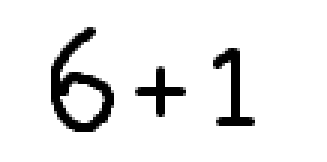
#> input picture test_images/math_img.png, 109 x 54 px (shown 3 times larger)
$ jupyter execute --allow-errors ml_flow.ipynb
#> lines starting #> are read from the running program, lines starting #| are printed output that depends on the picture; after the words box and inside, x2 and y2 are one past the last pixel; in counts of white or black regions, pixels touching at a corner belong together
[cell 1]
import os
import numpy as np
from keras.preprocessing.image import load_img, img_to_array
from sklearn.model_selection import train_test_split
from sklearn.ensemble import RandomForestClassifier
from sklearn.metrics import accuracy_score, classification_report, confusion_matrix, ConfusionMatrixDisplay
from skimage.feature import hog
from sympy import sympify
import cv2
import matplotlib.pyplot as plt
import joblib

[cell 2]
data_dir = "data"
img_size = 45

# Collect labels
#> (the rest of this cell did not finish here and is left out)

#> (a cell that did not finish here is left out)

[cell 4]
rf_hog = RandomForestClassifier(
    n_estimators=200,
    random_state=42,
    n_jobs=-1
)
#> (the rest of this cell did not finish here and is left out)

[cell 5]
# [4 lines of commented-out code are left out]


fig, ax = plt.subplots(figsize=(15, 15))  # adjust as needed
#> (the rest of this cell did not finish here and is left out)

[cell 6]
joblib.dump(rf_hog, "models/rf_hog.pkl")

#> (a cell that did not finish here is left out)

[cell 8]
#rf_hog = joblib.load("models/rf_hog.pkl")

#y_pred = rf_hog.predict(X_test_hog)
#print("Loaded model accuracy:", accuracy_score(y_test, y_pred))

[cell 9]
def segment_expression(img_path, img_size=45, show_steps=False):
#> called with img_path = 'test_images/math_img.png', img_size = 45, show_steps = False
    img = cv2.imread(img_path, cv2.IMREAD_GRAYSCALE)
#> img is the input picture: shape (54, 109); min 0, max 255, mean 234.1

    # Threshold (invert so text is white)
    _, thresh = cv2.threshold(img, 128, 255, cv2.THRESH_BINARY_INV)
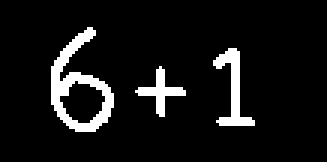
#> thresh: shape (54, 109) (shown 3 times larger); 8.1% white; 3 white regions, box (x1, y1, x2, y2) and area: (17, 9, 38, 44) 262, (71, 16, 85, 42) 128, (45, 22, 62, 39) 87

    kernel = np.ones((2,2), np.uint8)
    proc = cv2.dilate(thresh, kernel, iterations=1)
#> proc: shape (54, 109); 11.2% white; 3 white regions

    # Find contours
    contours, _ = cv2.findContours(proc, cv2.RETR_EXTERNAL, cv2.CHAIN_APPROX_SIMPLE)
#> contours = 3 contours; box (x1, y1, x2, y2) and area: (17, 9, 39, 45) 424, (71, 16, 86, 43) 135, (45, 22, 63, 40) 92

    symbol_imgs = []
    bounding_boxes = []

    for cnt in contours:
        x, y, w, h = cv2.boundingRect(cnt)

        # Skip very small contours
        if w < 2 or h < 2:
            continue

        roi = thresh[y:y+h, x:x+w]

        # Add padding to make square
        side = max(w, h)
        square = np.zeros((side, side), dtype=np.uint8)
        square[(side-h)//2:(side-h)//2+h, (side-w)//2:(side-w)//2+w] = roi

        # Resize to 45x45
        roi_resized = cv2.resize(square, (img_size, img_size), interpolation=cv2.INTER_AREA)

        # Normalize
        roi_resized = roi_resized.astype("float32") / 255.0
        roi_resized = np.expand_dims(roi_resized, axis=-1)

        symbol_imgs.append(roi_resized)
        bounding_boxes.append((x, y, w, h))
#> this loop made 3 passes
#> (x, y, w, h, side) on passes 1 to 3: (45, 22, 18, 18, 18), (71, 16, 15, 27, 27), (17, 9, 22, 36, 36)
#> square: shape (36, 36); 20.2% white; 1 white region, box (x1, y1, x2, y2) and area: (7, 0, 28, 35) 262
#> after the loop, bounding_boxes = [(45, 22, 18, 18), (71, 16, 15, 27), (17, 9, 22, 36)]; symbol_imgs = 3 items

    # Sort symbols left-to-right
    sorted_symbols = [s for _, s in sorted(zip(bounding_boxes, symbol_imgs), key=lambda b: b[0][0])]
#> sorted_symbols = 3 items
#| Segment shape: (45, 45, 1)
#| HOG length: 10976

    if show_steps:
        plt.imshow(thresh, cmap="gray")
        plt.title("Thresholded image")
        plt.show()

        for i, s in enumerate(sorted_symbols):
            plt.subplot(1, len(sorted_symbols), i+1)
            plt.imshow(s.squeeze(), cmap="gray")
            plt.axis("off")
        plt.show()

    return sorted_symbols

[cell 10]
def classify_expression(img_path):
#> called with img_path = 'test_images/math_img.png'
    symbols = segment_expression(img_path, img_size=45, show_steps=True)
#> the loop in segment_expression (call 2), `for cnt in contours:` made 3 passes
#> the loop in segment_expression (call 2), `for i, s in enumerate(sorted_symbols):` made 3 passes
#> symbols = 3 items
    predicted_chars = [predict_symbol_rf_hog(s) for s in symbols]
    return "".join(predicted_chars)

[cell 11]
# Predicting with hog instead of just RF
def predict_symbol_rf_hog(img):
    img = img.squeeze()
    hog_feat, hog_image = hog(
        img,
        orientations=14,
        pixels_per_cell=(3, 3),
        cells_per_block=(2, 2),
        block_norm="L2-Hys",
        visualize=True
    )
#> hog_feat = 10976 values, max 1 at index 2751, min 0 at index 0, mean 0.0299

    hog_feat = hog_feat.reshape(1, -1)

    probs = rf_hog.predict_proba(hog_feat)[0]

    for cls, p in zip(rf_hog.classes_, probs):
        print(f"{cls}: {p:.2f}")

    pred_idx = rf_hog.predict(hog_feat)[0]

    fig, ax = plt.subplots(1, 2, figsize=(6, 3))
    ax[0].imshow(img, cmap="gray")
    ax[0].set_title("Input Image")
    ax[0].axis("off")

    ax[1].imshow(hog_image, cmap="gray")
    ax[1].set_title("HOG Visualization")
    ax[1].axis("off")

    plt.show()

    return index_to_label[pred_idx]

[cell 12]
# Sanity check
test_symbol = segment_expression("test_images/math_img.png", img_size=45)[0]
print("Segment shape:", test_symbol.shape)

from skimage.feature import hog
feat = hog(test_symbol.squeeze(),
           orientations=14,
           pixels_per_cell=(3,3),
           cells_per_block=(2,2),
           block_norm="L2-Hys").reshape(1,-1)
print("HOG length:", feat.shape[1])

[cell 13]
def solving(expr_str):
    expr_str = expr_str.replace("times", "*")
    expr_str = expr_str.replace("div", "/")
    expr_str = expr_str.replace("sqrt", "**0.5")

    try:
        expr = sympify(expr_str)
        return expr.evalf()
    except Exception as e:
        return f"Error: {e}"

# Example: feed an image
expr_img = "test_images/math_img.png"

#> (the rest of this cell did not finish here and is left out)

[cell 14]
# Example: feed an image
expr_img = "test_images/math.png"

#> (the rest of this cell did not finish here and is left out)

#> call 3 of segment_expression, with img_path = 'test_images/math.png', img_size = 45, show_steps = True
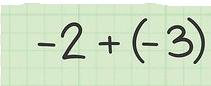
#> input picture test_images/math.png, 211 x 86 px
#> in segment_expression (call 3), `img = cv2.imread(img_path, cv2.IMREAD_GRAYSCALE)`:
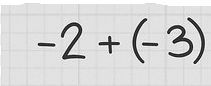
#> img: shape (86, 211); min 0, max 255, mean 214.5
#> in segment_expression (call 3), `_, thresh = cv2.threshold(img, 128, 255, cv2.THRESH_BINARY_INV)`: thresh: shape (86, 211); 6.1% white; 7 white regions, largest, box (x1, y1, x2, y2) and area: (61, 22, 85, 60) 280, (167, 25, 193, 57) 275, (187, 18, 205, 64) 178
#> in segment_expression (call 3), `proc = cv2.dilate(thresh, kernel, iterations=1)`:
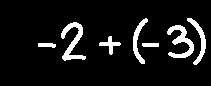
#> proc: shape (86, 211); 8.4% white; 7 white regions
#> in segment_expression (call 3), `contours, _ = cv2.findContours(proc, cv2.RETR_EXTERNAL, cv2.CHAIN_APPR..`: contours = 7 contours; box (x1, y1, x2, y2) and area: (61, 22, 86, 61) 312, (167, 25, 194, 58) 306, (187, 18, 206, 65) 200, (133, 18, 148, 64) 186, (99, 36, 121, 55) 107, (38, 43, 56, 48) 52, (142, 43, 159, 47) 48
#> the loop in segment_expression (call 3), `for cnt in contours:` made 7 passes
#> (x, y, w, h, side) on passes 1 to 7: (142, 43, 17, 4, 17), (38, 43, 18, 5, 18), (99, 36, 22, 19, 22), (167, 25, 27, 33, 33), (61, 22, 25, 39, 39), (187, 18, 19, 47, 47), (133, 18, 15, 46, 46)
#> after the loop in segment_expression (call 3), `for cnt in contours:`:
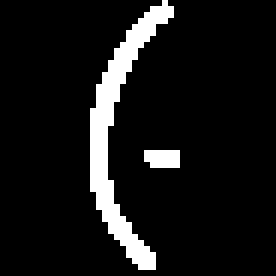
#> square: shape (46, 46) (shown 6 times larger); 8.7% white; 2 white regions (1 under 20 px), largest, box (x1, y1, x2, y2) and area: (15, 0, 29, 45) 167
#> after the loop in segment_expression (call 3), `for cnt in contours:`: bounding_boxes = [(142, 43, 17, 4), (38, 43, 18, 5), (99, 36, 22, 19), (167, 25, 27, 33), (61, 22, 25, 39), (187, 18, 19, 47), (133, 18, 15, 46)]; symbol_imgs = 7 items
#> the loop in segment_expression (call 3), `for i, s in enumerate(sorted_symbols):` made 7 passes
#> in segment_expression (call 3), `plt.show()`:
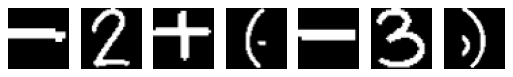
#> figure drawn by matplotlib, 7 panels
print("Recognized expression:", expr_str)

result = solving(expr_str)
print("Result:", result)

[cell 15]
expr_img = "test_images/math.png"

#> (the rest of this cell did not finish here and is left out)

print("Recognized expression:", expr_str)

result = solving(expr_str)
print("Result:", result)

[cell 16]
expr_img = "test_images/math3.png"

#> (the rest of this cell did not finish here and is left out)

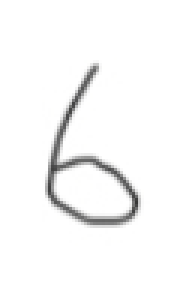
#> input picture test_images/math3.png, 64 x 95 px (shown 3 times larger)
#> in segment_expression (call 5), `_, thresh = cv2.threshold(img, 128, 255, cv2.THRESH_BINARY_INV)`: thresh: shape (95, 64); 2.7% white in thin lines or dots, all inside (x1, y1, x2, y2) = (16, 22, 46, 75)
#> in segment_expression (call 5), `proc = cv2.dilate(thresh, kernel, iterations=1)`:
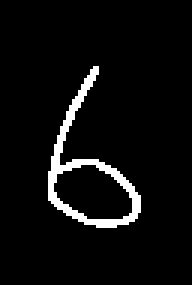
#> proc: shape (95, 64) (shown 3 times larger); 5.1% white in thin lines or dots, all inside (x1, y1, x2, y2) = (16, 22, 47, 76)
#> in segment_expression (call 5), `contours, _ = cv2.findContours(proc, cv2.RETR_EXTERNAL, cv2.CHAIN_APPR..`: contours = 1 contour; box (x1, y1, x2, y2) and area: (16, 22, 47, 76) 572
#> the loop in segment_expression (call 5), `for cnt in contours:` made 1 pass
#> (x, y, w, h, side) on pass 1: (16, 22, 31, 54, 54)
#> pass 1, in segment_expression (call 5), `roi = thresh[y:y+h, x:x+w]`:
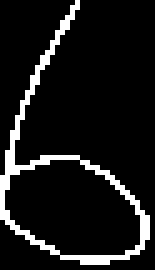
#> roi: shape (54, 31) (shown 5 times larger); 9.8% white in thin lines or dots
#> after the loop in segment_expression (call 5), `for cnt in contours:`:
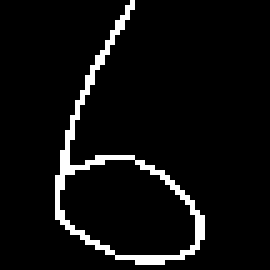
#> square: shape (54, 54) (shown 5 times larger); 5.6% white in thin lines or dots, all inside (x1, y1, x2, y2) = (11, 0, 41, 53)
#> after the loop in segment_expression (call 5), `for cnt in contours:`: bounding_boxes = [(16, 22, 31, 54)]; symbol_imgs = 1 item
#> the loop in segment_expression (call 5), `for i, s in enumerate(sorted_symbols):` made 1 pass
